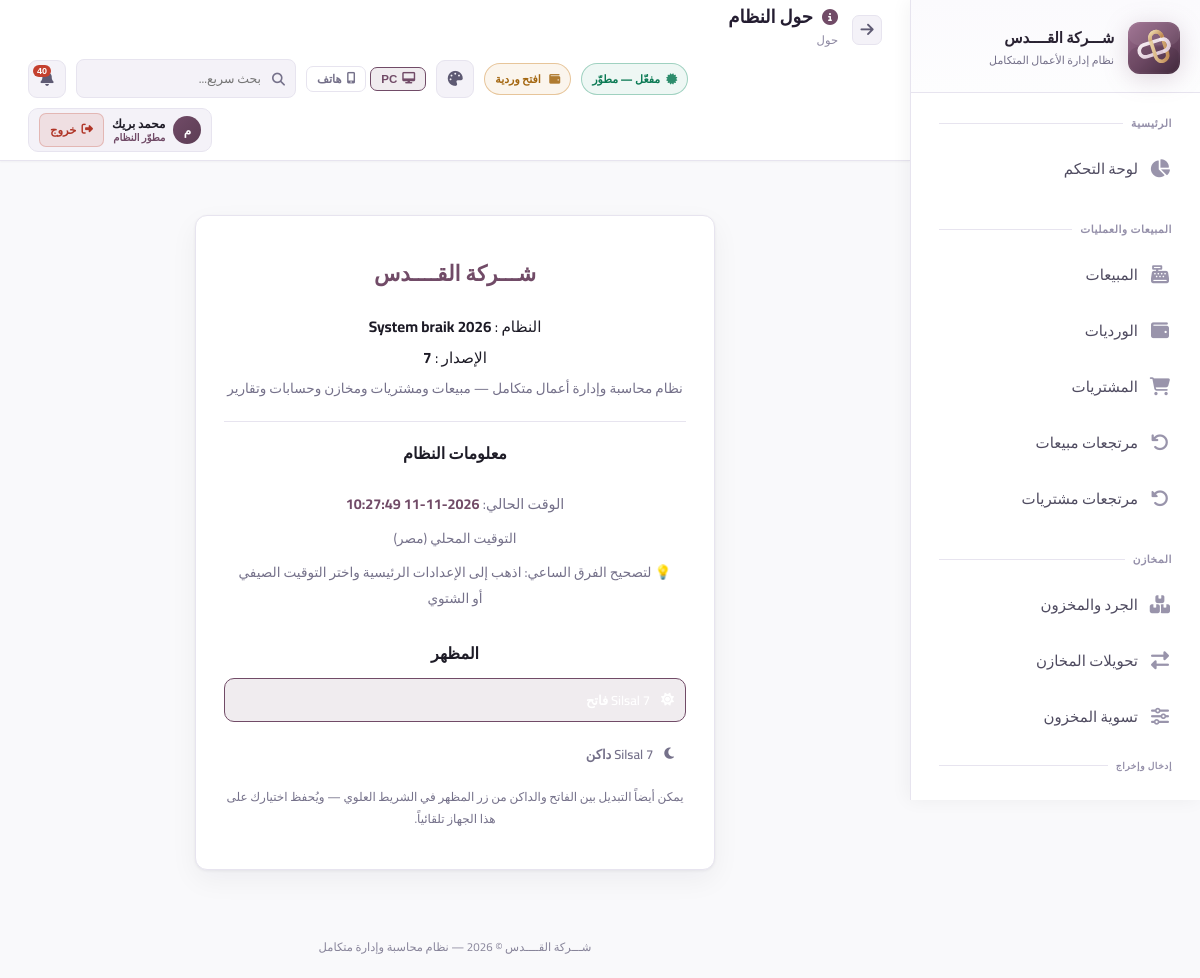
Page /about (signed in) on the committed database.
### app.py (models this page shows, shortened)
class AppSetting(db.Model):
    id = db.Column(db.Integer, primary_key=True)
    key = db.Column(db.String(80), unique=True, nullable=False)
    value = db.Column(db.Text)

class User(UserMixin, db.Model):
    id = db.Column(db.Integer, primary_key=True)
    username = db.Column(db.String(80), unique=True, nullable=False)
    password_hash = db.Column(db.String(256))
    full_name = db.Column(db.String(120))
    role = db.Column(db.String(20), default='user')  # developer, admin, manager, user
    branch_id = db.Column(db.Integer, db.ForeignKey('branch.id'))
    is_active = db.Column(db.Boolean, default=True)
    created_at = db.Column(db.DateTime, default=datetime.utcnow)
    last_seen = db.Column(db.DateTime, nullable=True)
    last_ip = db.Column(db.String(64), nullable=True)
    last_user_agent = db.Column(db.String(256), nullable=True)
    permissions = db.Column(db.Text)  # JSON list of permission keys; empty = استخدام صلاحيات الدور

### app.py (the view)
@app.route('/about')
@login_required
def about():
    gs = get_app_settings_dict(branch_id=getattr(current_user, 'branch_id', None))
    current_time_cairo = get_cairo_now()
    formatted_time = current_time_cairo.strftime('%Y-%m-%d %H:%M:%S')
    timezone_name = 'التوقيت المحلي (مصر)'
    return render_template('about.html', settings=gs, current_time=formatted_time, timezone_name=timezone_name)

### templates/about.html (shortened to what this page needs)
{% extends 'base.html' %}
{% set block_icon = 'fas fa-info-circle' %}
{% block page_title %}حول النظام{% endblock %}
{% block breadcrumb %}حول{% endblock %}
{% block content %}
<div class="card" style="max-width:520px;margin:2rem auto;text-align:center;">
    <div class="card-body" style="padding:2.5rem 1.75rem;">
        <div style="font-size:1.35rem;font-weight:800;margin-bottom:1.25rem;color:var(--accent);line-height:1.6;">
            {{ app_brand_title }}
        </div>
        <div style="font-size:0.95rem;line-height:2.1;color:var(--text);">
            <div>النظام : <strong>{{ settings.get('program_label', 'Silsal POS') }}</strong></div>
            <div>الإصدار : <strong>7</strong></div>
            <div style="font-size:0.85rem;color:var(--text-muted);">نظام محاسبة وإدارة أعمال متكامل — مبيعات ومشتريات ومخازن وحسابات وتقارير</div>
        </div>
        <div style="margin-top:18px;padding-top:16px;border-top:1px solid var(--border);">
            <div style="font-weight:800;margin-bottom:10px;color:var(--text);">معلومات النظام</div>
            <div style="background:var(--bg-secondary);padding:12px;border-radius:6px;margin-bottom:15px;font-size:0.9rem;">
                <div style="margin-bottom:8px;">
                    <span style="color:var(--text-muted);">الوقت الحالي:</span>
                    <strong style="color:var(--accent);">{{ current_time }}</strong>
                </div>
                <div style="font-size:0.85rem;color:var(--text-muted);margin-bottom:8px;">
                    {{ timezone_name }}
                </div>
                <div style="font-size:0.85rem;color:var(--text-muted);">
                    💡 لتصحيح الفرق الساعي: اذهب إلى الإعدادات الرئيسية واختر التوقيت الصيفي أو الشتوي
                </div>
            </div>
            <div style="font-weight:800;margin-bottom:10px;color:var(--text);">المظهر</div>
            <div style="display:flex;flex-wrap:wrap;gap:10px;justify-content:center;">
                <button type="button" class="btn btn-primary btn-sm erp-theme-opt" data-theme-val="silsal7" onclick="erpSetTheme('silsal7')"><i class="fas fa-sun"></i> Silsal 7 فاتح</button>
                <button type="button" class="btn btn-outline btn-sm erp-theme-opt" data-theme-val="silsal7dark" onclick="erpSetTheme('silsal7dark')"><i class="fas fa-moon"></i> Silsal 7 داكن</button>
            </div>
            <div style="margin-top:10px;font-size:12px;color:var(--text-muted);line-height:1.8;">
                يمكن أيضاً التبديل بين الفاتح والداكن من زر المظهر في الشريط العلوي — ويُحفظ اختيارك على هذا الجهاز تلقائياً.
            </div>
        </div>
    </div>
</div>
{% endblock %}

### templates/base.html (shortened to what this page needs)
<!DOCTYPE html>
<html lang="ar" dir="rtl" data-theme="silsal7" data-layout-default="{{ layout_max_width | default('1400px') }}">
<head>
    <link rel="stylesheet" href="https://cdnjs.cloudflare.com/ajax/libs/font-awesome/6.5.0/css/all.min.css">
    <link rel="stylesheet" href="{{ url_for('static', filename='css/style.css') }}">
        {% set _uif_raw = app_settings.get('ui_font_percent', '100') if app_settings is defined else '100' %}
        {% set _uif = (_uif_raw | int) if _uif_raw else 100 %}
        {% set _uif = _uif if _uif > 0 else 100 %}
        {% set _uif = 160 if _uif > 160 else (_uif if _uif >= 60 else 60) %}
</head>
<body>
<aside class="sidebar sidebar-enterprise" id="sidebar">
    <a class="sidebar-logo" href="{{ url_for('dashboard') }}" title="الصفحة الرئيسية" aria-label="العودة للصفحة الرئيسية">
        <div class="logo-icon">
            <img src="{{ url_for('static', filename='img/logo-silsal-mark.svg') }}" alt="Silsal POS">
        </div>
        <div class="logo-text">
            <div class="name">{{ app_brand_title | default('Silsal POS') }}</div>
            <div class="sub">نظام إدارة الأعمال المتكامل</div>
        </div>
    </a>
    <nav class="sidebar-nav" id="sidebarNav" style="display:flex;flex-direction:column;padding-bottom:8px;">
        <div class="nav-section">
            <div class="nav-label">الرئيسية</div>
            {% if can('dashboard') %}
            <a href="{{ url_for('dashboard') }}" class="nav-link {% if request.endpoint=='dashboard' %}active{% endif %}">
                <i class="fas fa-chart-pie"></i><span class="label">لوحة التحكم</span>
            </a>
            {% endif %}
        </div>
        {% if can('sales') or can('purchases') or can('returns') %}
        <div class="nav-section">
            <div class="nav-label">المبيعات والعمليات</div>
            {% if can('sales') %}
            <a href="{{ url_for('sales') }}" class="nav-link ">
                <i class="fas fa-cash-register"></i><span class="label">المبيعات</span>
            </a>
            {% endif %}
            {% if can('shifts') and shifts_enabled %}
            <a href="{{ url_for('shifts') }}" class="nav-link {% if 'shift' in (request.endpoint or '') %}active{% endif %}">
                <i class="fas fa-wallet"></i><span class="label">الورديات</span>
            </a>
            {% endif %}
            {% if can('purchases') %}
            <a href="{{ url_for('purchases') }}" class="nav-link {% if 'purchase' in (request.endpoint or '') and 'return' not in (request.endpoint or '') and 'report' not in (request.endpoint or '') %}active{% endif %}">
                <i class="fas fa-shopping-cart"></i><span class="label">المشتريات</span>
            </a>
            {% endif %}
            {% if can('returns') %}
            <a href="{{ url_for('sale_returns') }}" class="nav-link {% if request.endpoint in ['sale_returns','new_sale_return'] %}active{% endif %}">
                <i class="fas fa-undo"></i><span class="label">مرتجعات مبيعات</span>
            </a>
            <a href="{{ url_for('purchase_returns') }}" class="nav-link {% if request.endpoint in ['purchase_returns','new_purchase_return'] %}active{% endif %}">
                <i class="fas fa-undo-alt"></i><span class="label">مرتجعات مشتريات</span>
            </a>
            {% endif %}
        </div>
        {% endif %}
        {% if can('inventory') or can('transfers') or can('adjust_stock') %}
        <div class="nav-section">
            <div class="nav-label">المخازن</div>
            {% if can('inventory') %}
            <a href="{{ url_for('inventory') }}" class="nav-link {% if request.endpoint=='inventory' %}active{% endif %}">
                <i class="fas fa-boxes"></i><span class="label">الجرد والمخزون</span>
            </a>
            {% endif %}
            {% if can('transfers') %}
            <a href="{{ url_for('transfers') }}" class="nav-link {% if 'transfer' in (request.endpoint or '') %}active{% endif %}">
                <i class="fas fa-exchange-alt"></i><span class="label">تحويلات المخازن</span>
            </a>
            {% endif %}
            {% if can('adjust_stock') %}
            <a href="{{ url_for('adjust_stock') }}" class="nav-link {% if request.endpoint=='adjust_stock' %}active{% endif %}">
                <i class="fas fa-sliders-h"></i><span class="label">تسوية المخزون</span>
            </a>
            {% endif %}
            {% if can('inventory') %}
            <div class="nav-label" style="padding-top:10px;font-size:9px;">إدخال وإخراج</div>
            <a href="{{ url_for('inventory_memos_list') }}" class="nav-link ">
            </a>
            {% endif %}
        </div>
        {% endif %}
    </nav>
</aside>
<main class="main-content">
    <div class="topbar">
        <div style="display:flex;align-items:center;gap:14px;">
            <button type="button" onclick="history.back()" class="icon-btn" title="رجوع" style="font-size:15px;flex-shrink:0;"><i class="fas fa-arrow-right"></i></button>
            <div>
                <div class="page-title"><i class="{{ block_icon | default('fas fa-home') }}"></i>{% block page_title %}الرئيسية{% endblock %}</div>
                <div class="breadcrumb">{% block breadcrumb %}{{ app_brand_title }}{% endblock %}</div>
            </div>
        </div>
        <div class="topbar-right">
            {% if subscription_status %}
            <span class="sub-pill {% if subscription_status.kind in ('developer','permanent') %}ok{% elif subscription_status.kind in ('expired','none') %}bad{% else %}warn{% endif %}" title="حالة الاشتراك / الترخيص">
                <i class="fas fa-certificate" style="margin-left:6px;opacity:.85;"></i>{{ subscription_status.line }}
            </span>
            {% endif %}
            {% if shifts_enabled %}
            {% if current_open_shift %}
            <a href="{{ url_for('shift_detail', id=current_open_shift.id) }}" class="sub-pill ok" title="لديك وردية مفتوحة" style="text-decoration:none;">
                <i class="fas fa-wallet" style="margin-left:6px;opacity:.85;"></i> وردية مفتوحة
            </a>
            {% elif can('shifts') %}
            <a href="{{ url_for('open_shift') }}" class="sub-pill warn" title="لا توجد وردية مفتوحة" style="text-decoration:none;">
                <i class="fas fa-wallet" style="margin-left:6px;opacity:.85;"></i> افتح وردية
            </a>
            {% endif %}
            {% endif %}
            <div class="erp-theme-picker" id="erpThemePicker">
                <button type="button" class="theme-toggle" id="erpThemeBtn" onclick="erpToggleThemePicker(event)"
                        title="اختيار المظهر (الثيمات)">
                    <i class="fas fa-palette"></i>
                </button>
            </div>
            <div class="erp-device-layout-tools" style="display:flex;align-items:center;gap:4px;flex-shrink:0;" title="وضع العرض — يُحفظ على هذا الجهاز فقط">
                <button type="button" id="btnLayoutPC" onclick="erpSetLayout('pc')" title="عرض PC"
                    style="display:flex;align-items:center;gap:5px;padding:5px 10px;border-radius:7px;font-size:11.5px;font-weight:700;
                           border:1px solid var(--border);background:transparent;color:var(--text-muted);cursor:pointer;transition:all .18s;">
                    <i class="fas fa-desktop"></i> PC
                </button>
                <button type="button" id="btnLayoutPhone" onclick="erpSetLayout('phone')" title="عرض هاتف"
                    style="display:flex;align-items:center;gap:5px;padding:5px 10px;border-radius:7px;font-size:11.5px;font-weight:700;
                           border:1px solid var(--border);background:transparent;color:var(--text-muted);cursor:pointer;transition:all .18s;">
                    <i class="fas fa-mobile-alt"></i> هاتف
                </button>
            </div>
            <div style="position:relative;" id="globalSearchWrapper">
                <div style="position:relative;">
                    <input type="text" id="globalSearchInput" class="erp-gsearch" placeholder="بحث سريع..." autocomplete="off"
                        style="width:220px;padding:7px 34px 7px 12px;background:rgba(255,255,255,.04);border:1px solid var(--border);
                               border-radius:8px;color:var(--text);font-family:Cairo,sans-serif;font-size:12.5px;transition:all .2s;"
                        onfocus="this.style.borderColor='var(--accent)';this.style.width='280px'"
                        onblur="setTimeout(()=>{this.style.borderColor='';this.style.width='220px';closeGlobalSearch()},200)">
                </div>
            </div>
            <div style="position:relative;" id="notifWrapper">
                <button class="notif-btn" onclick="toggleNotif()" title="الإشعارات">
                    <i class="fas fa-bell"></i>
                    <span class="notif-count" id="notifCount"></span>
                </button>
            </div>
            <div class="erp-userchip" style="display:flex;align-items:center;gap:8px;padding:4px 10px;border-radius:10px;
                        background:rgba(255,255,255,.05);border:1px solid rgba(255,255,255,.09);
                        backdrop-filter:blur(12px);-webkit-backdrop-filter:blur(12px);flex-shrink:0;">
                <div class="erp-user-avatar" style="width:28px;height:28px;border-radius:50%;background:linear-gradient(135deg,var(--accent),var(--accent-hover));
                            display:flex;align-items:center;justify-content:center;font-size:12px;font-weight:800;color:#fff;flex-shrink:0;">
                    {{ (current_user.full_name or current_user.username)[0] }}
                </div>
                <div style="line-height:1.3;min-width:0;">
                    <div style="font-size:12px;font-weight:700;color:var(--text);white-space:nowrap;overflow:hidden;text-overflow:ellipsis;max-width:100px;">
                        {{ current_user.full_name or current_user.username }}
                    </div>
                    <div class="erp-user-role" style="font-size:10px;color:var(--accent);font-weight:600;">
                        {% if current_user.role=='developer' %}مطوّر النظام
                        {% elif current_user.role=='admin' %}مدير النظام
                        {% elif current_user.role=='manager' %}مشرف
                        {% else %}مستخدم{% endif %}
                    </div>
                </div>
                <a href="{{ url_for('logout') }}" title="تسجيل الخروج" class="erp-logout"
                   style="display:flex;align-items:center;gap:5px;padding:5px 10px;border-radius:7px;
                          background:rgba(239,68,68,.12);border:1px solid rgba(239,68,68,.25);
                          color:#f87171;font-size:11.5px;font-weight:700;text-decoration:none;white-space:nowrap;
                          transition:all .18s;flex-shrink:0;"
                   onmouseover="this.style.background='rgba(239,68,68,.22)';this.style.borderColor='rgba(239,68,68,.5)'"
                   onmouseout="this.style.background='rgba(239,68,68,.12)';this.style.borderColor='rgba(239,68,68,.25)'">
                    <i class="fas fa-sign-out-alt"></i> خروج
                </a>
            </div>
        </div>
    </div>
    <div class="content fade-in">
        {% block content %}{% endblock %}
    </div>
    <div class="app-footer-note">{{ app_brand_title }} © 2026 — نظام محاسبة وإدارة متكامل</div>
</main>
</body>
</html>

### rows in the picture
AppSetting: value "شـــركة القــــدس"
User: full_name "م", full_name "محمد بريك"
AppSetting: get "System braik 2026"

### other values in the picture
{{ subscription_status.line }} "مفعّل — مطوّر"
{{ current_time }} "2026-11-11 10:27:49"
{{ timezone_name }} "التوقيت المحلي (مصر)"
